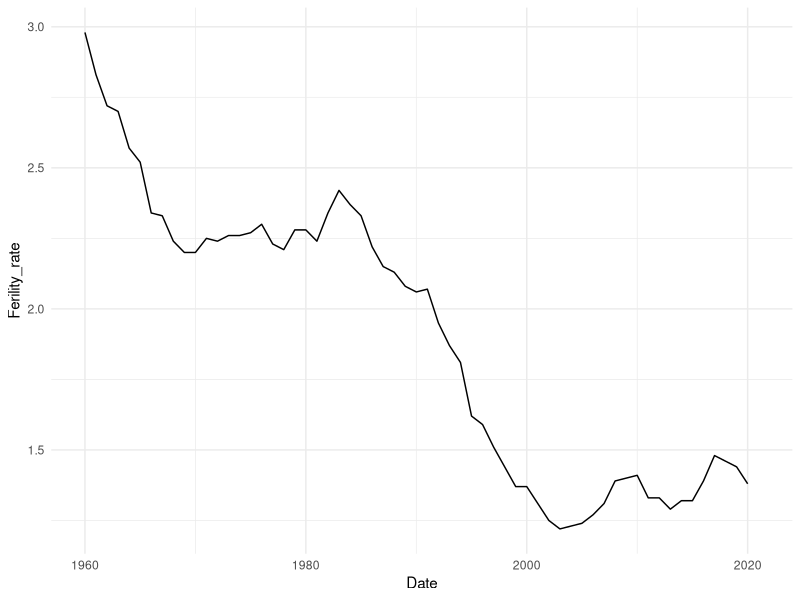

The R source for this figure:
library("readxl")
library("sandwich")
library("knitr")
library("tidyverse")

options(scipen = 999)

#LOAD DATA
df <- read_excel("data/fertility_rate_poland.xlsx") 
View(df)

# FERTILITY RATE OVER TIME
f_rate <- ggplot(df,aes(x=Date,y=Ferility_rate))+
	geom_line()+
	scale_color_manual(values = c("blue")) +
	theme_minimal()
f_rate
